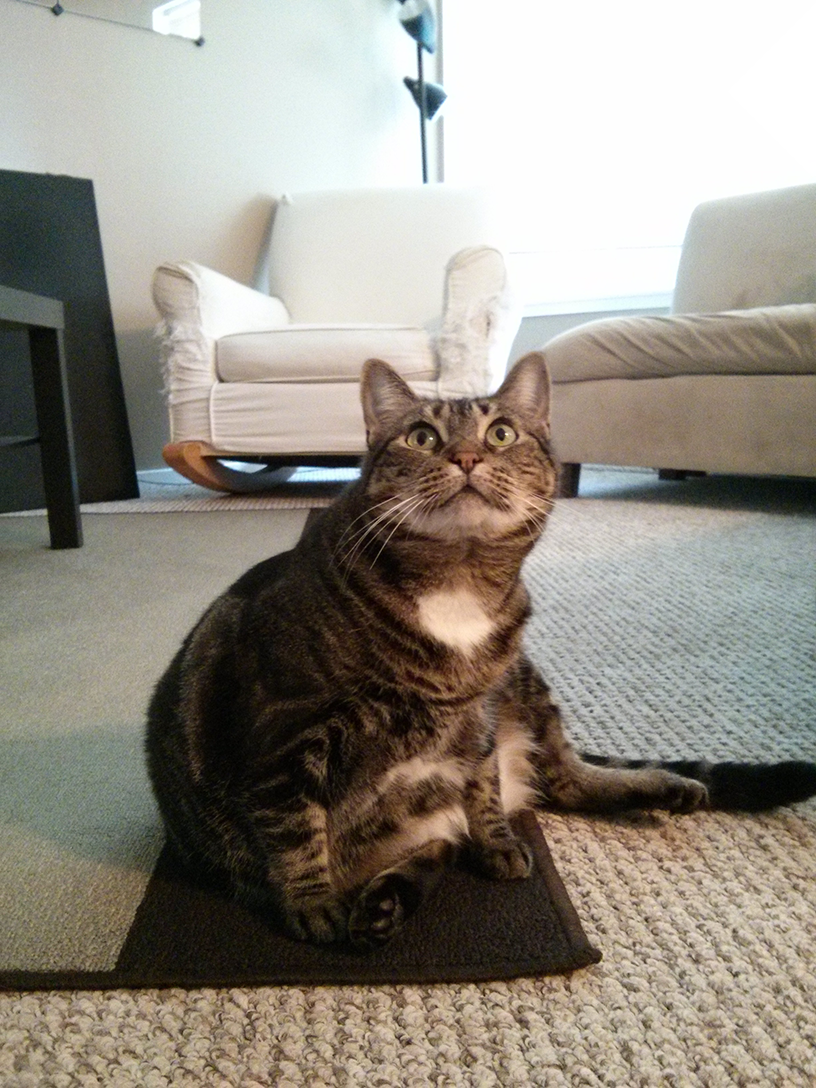
#> input picture book-自動化/Chapter 19 . 處理影像圖片 Pillow/picture/zophie.png, 816 x 1088 px, found by its file name
$ python '09 . 圖片的旋轉 . rotate() . p528.py'
#> lines starting #> are read from the running program, lines starting #| are printed output that depends on the picture
# 注意:
# 當影像旋轉了 90 或 270 度時, 寬度和高度會產生變化.
# 如果旋轉成其他角度, 則會保持原始影像大小.

# 原因為:
# Windows 會用黑色的背影來填補旋轉所造成的空隙.
# macOS 會以透明像素填補空隙.

import os
os.chdir('D:\\BeeStation\\02_python\\250402_mouseMove4\\')

from PIL import Image
catIm = Image.open('zophie.png')
#> catIm is the input picture: PIL image 816x1088 RGB; mean R, G, B 147, 141.1, 131.1
catIm.rotate(90).save('rotated90.png') # rotate 旋轉
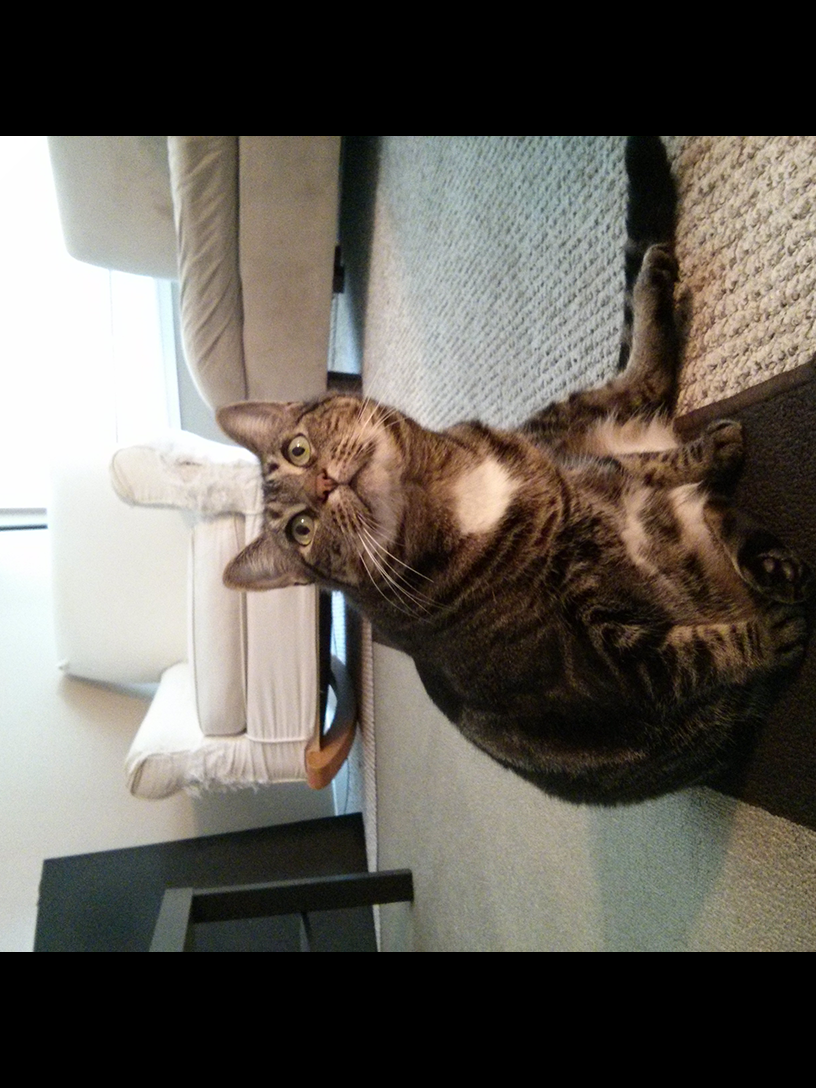
#> saved as rotated90.png: PIL image 816x1088 RGB; mean R, G, B 100.3, 95.7, 88.5
catIm.rotate(180).save('rotated180.png')
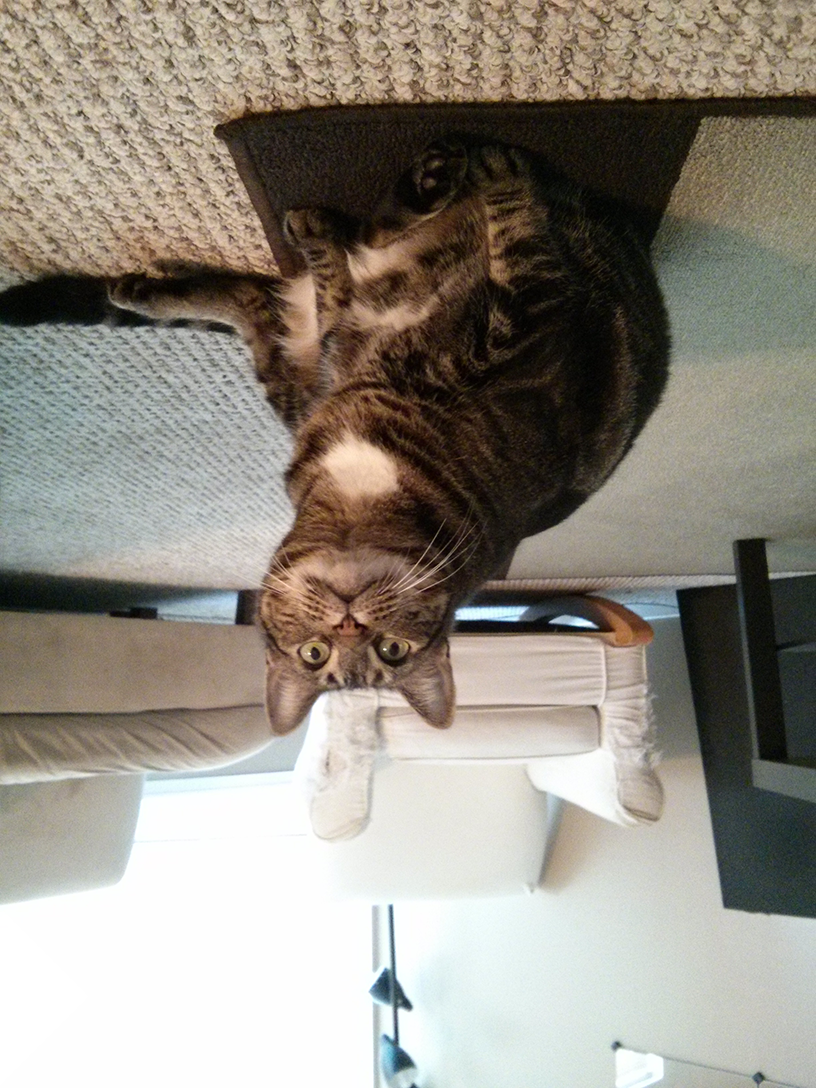
#> saved as rotated180.png: PIL image 816x1088 RGB; mean R, G, B 147, 141.1, 131.1
catIm.rotate(270).save('rotated270.png')
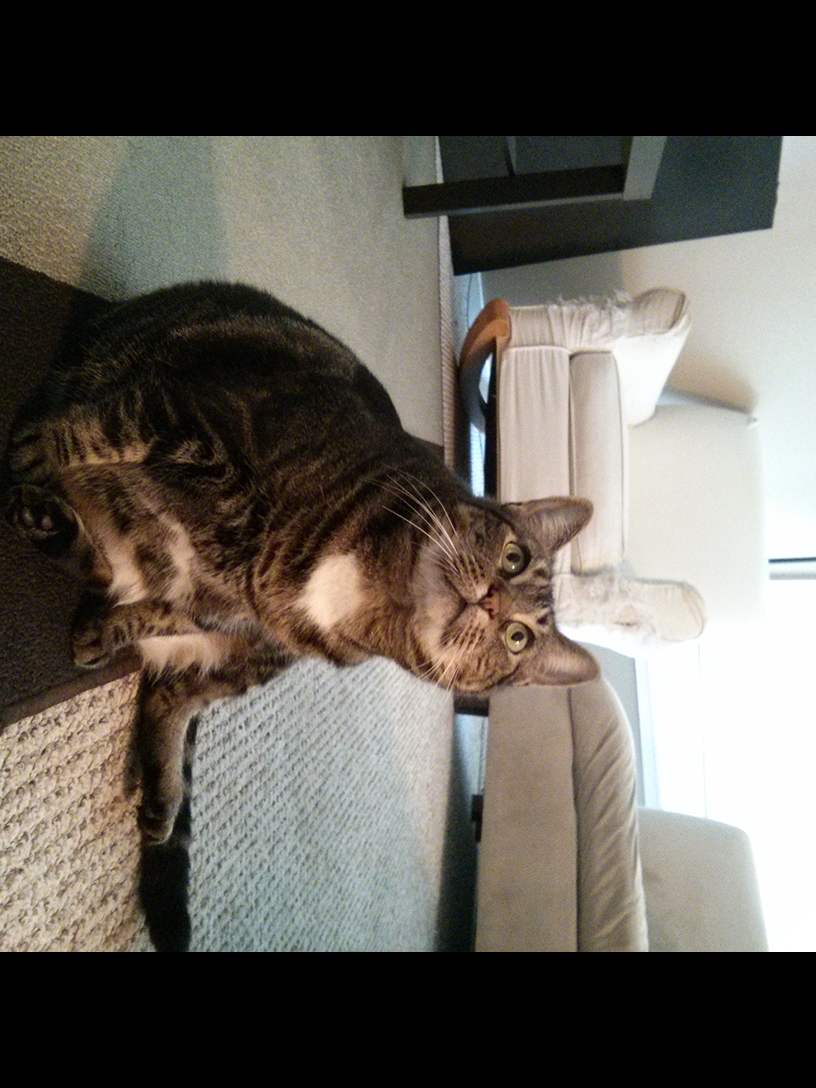
#> saved as rotated270.png: PIL image 816x1088 RGB; mean R, G, B 100.3, 95.7, 88.5


# expand=True 修正旋轉後的版面.
#> (the run stopped early here; a loop or call above may not have finished)
